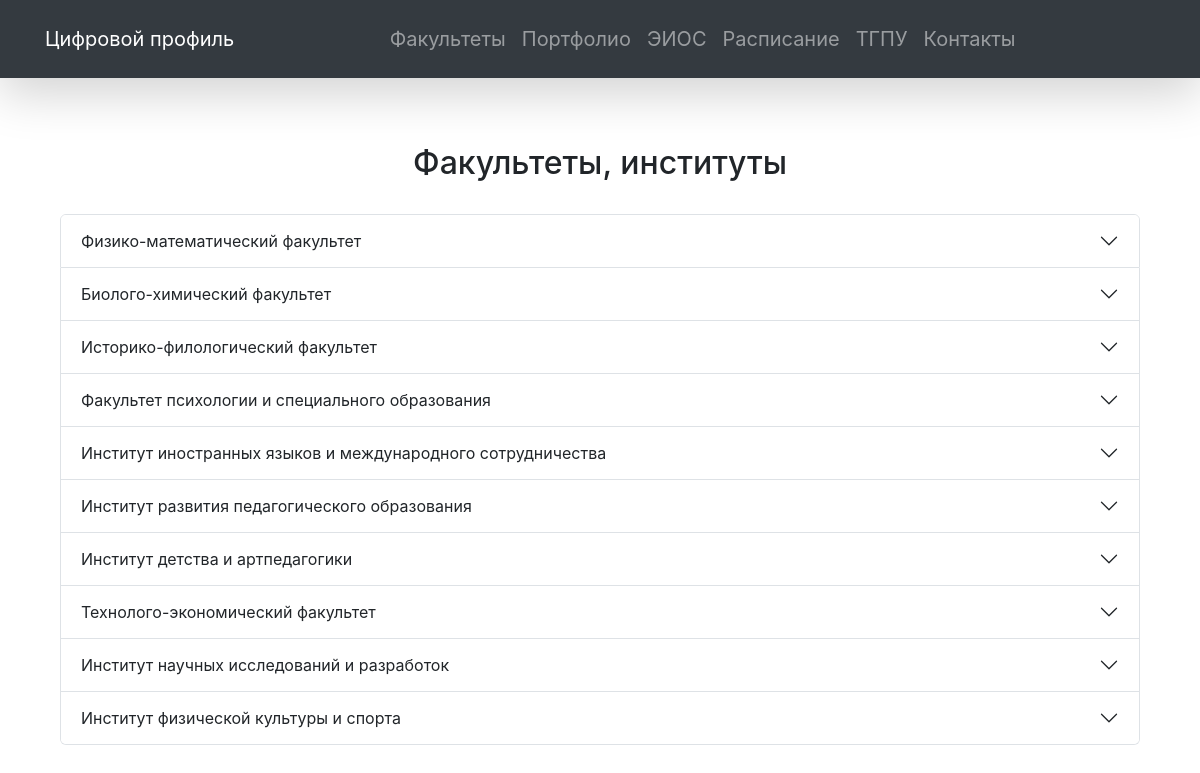
The page / on the database its author committed.
### cogn/models.py (models this page shows, shortened)
class Faculty(models.Model):
    name = models.CharField(max_length=255)
    short_name = models.CharField(max_length=50)
    class Meta:
        managed = False
        db_table = 'cogn_faculty'

### cogn/views.py (the view)
# urls.py: path('', views.faculty, name='faculty'),
def faculty(request):
    faculties = Faculty.objects.all()
    grouped_groups = []
    for faculty in faculties:
        groups = Group.objects.filter(faculty=faculty).order_by('kurs1')
        grouped_data = []
        for key, group in groupby(groups, key=lambda x: x.kurs1):
            grouped_data.append((key, list(group)))
        grouped_groups.append((faculty, grouped_data))
    return render(request, 'cogn/groups.html', {'faculties': faculties, 'grouped_groups': grouped_groups})

### cogn/templates/cogn/groups.html (shortened to what this page needs)
{% extends 'cogn/base.html' %}
{% block content %}
<div class="container" align="center">
    <h2>Факультеты, институты</h2>
    <br>
    <div class="container">
        <div class="accordion" id="accordionExample">
            {% for faculty, grouped_data in grouped_groups %}
                <div class="accordion-item">
                    <h2 class="accordion-header" id="heading{{ faculty.id }}">
                        <button class="accordion-button collapsed" type="button" data-bs-toggle="collapse" data-bs-target="#collapse{{ faculty.id }}" aria-expanded="false" aria-controls="collapse{{ faculty.id }}">
                            {{ faculty.name }}
                        </button>
                    </h2>
                </div>
            {% endfor %}
        </div>
    </div>
</div>
{% endblock %}

### cogn/templates/cogn/base.html (shortened to what this page needs)
<!doctype html>
<html lang="en">
<head>
    <link href="https://cdn.jsdelivr.net/npm/bootstrap@5.3.2/dist/css/bootstrap.min.css" rel="stylesheet">
    <link href="https://stackpath.bootstrapcdn.com/bootstrap/4.5.2/css/bootstrap.min.css" rel="stylesheet">
    <link href="https://fonts.bunny.net/css?family=figtree:400,500,600&amp;display=swap" rel="stylesheet">
</head>
<body>
<nav class="navbar navbar-expand-lg navbar-dark bg-dark p-2 shadow-lg p-3 mb-5 bg-body-dark fixed-top" aria-label="Tenth navbar example">
    <div class="container">
         <a class="navbar-brand" href="/">Цифровой профиль</a>
      <div class="collapse navbar-collapse justify-content-md-center " id="navbarsExample08">
        <ul class="navbar-nav">
            <li class="nav-item">
            <a class="nav-link" href="/">Факультеты</a>
          </li>
          <li class="nav-item">
            <a class="nav-link" href="https://portfolio.tspu.edu.ru/main">Портфолио</a>
          </li>
          <li class="nav-item">
            <a class="nav-link" href="https://eios.tspu.edu.ru/person/profile/">ЭИОС</a>
          </li>
           <li class="nav-item">
            <a class="nav-link" href="https://timetable.tspu.edu.ru/">Расписание</a>
          </li>
          <li class="nav-item">
            <a class="nav-link" href="https://www.tspu.edu.ru/index.php">ТГПУ</a>
          </li>
            <li class="nav-item">
            <a class="nav-link" href="{% url 'contacts' %}">Контакты</a>
          </li>
        </ul>
      </div>
    </div>
  </nav>
<br>
<br>
   <main>
<br><br>
        <br><br>
                {% block content %}{% endblock %}
      </main>
    </body>
</html>

### cogn/templates/cogn/base.html (style rules this page uses)
.nav-link { font-size: 20px; }

### rows shown on the page
Faculty: name "Физико-математический факультет"
Faculty: name "Биолого-химический факультет"
Faculty: name "Историко-филологический факультет"
Faculty: name "Факультет психологии и специального образования"
Faculty: name "Институт иностранных языков и международного сотрудничества"
Faculty: name "Институт развития педагогического образования"
Faculty: name "Институт детства и артпедагогики"
Faculty: name "Технолого-экономический факультет"
Faculty: name "Институт научных исследований и разработок"
Faculty: name "Институт физической культуры и спорта"
